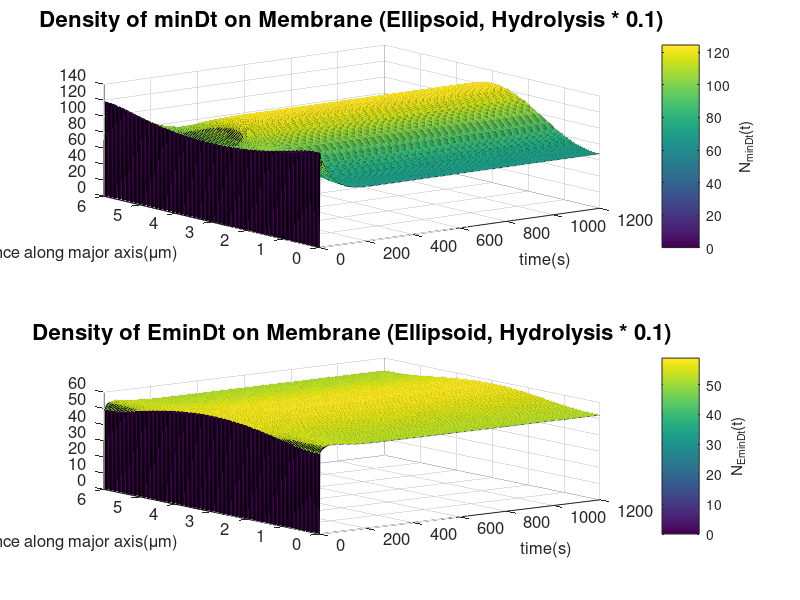

MATLAB code to generate this figure:
%% Reinitialize
clear
clc
close all

%% Import
load('minDt.mat');
load('EminDt.mat');
load('time.mat');
load('distance.mat');

%% Plot
% MinDt Plot
figure(1)
subplot(2,1,1)
surf(time,distance,minDt');
axis([0 1200 0 6]);
set(gca, 'FontSize',12);
xlabel('time(s)', 'FontSize',12);
ylabel('distance along major axis({\mu}m)','FontSize',12);
title('Density of minDt on Membrane (Ellipsoid, Hydrolysis * 0.1)','FontSize',16);
c=colorbar;
ylabel(c,'N_{minDt}(t)');

% EMinDt Plot
subplot(2,1,2)
surf(time,distance,EminDt');
axis([0 1200 0 6]);
set(gca, 'FontSize',12);
xlabel('time(s)', 'FontSize',12);
ylabel('distance along major axis({\mu}m)','FontSize',12);
title('Density of EminDt on Membrane (Ellipsoid, Hydrolysis * 0.1)','FontSize',16);
c=colorbar;
ylabel(c,'N_{EminDt}(t)');
